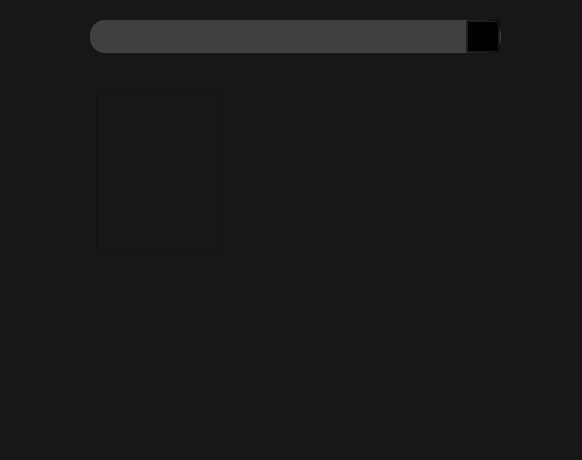
<?xml version="1.0" encoding="UTF-8"?>
<ui version="4.0">
 <class>MainWindow</class>
 <widget class="QMainWindow" name="MainWindow">
  <property name="geometry">
   <rect>
    <x>0</x>
    <y>0</y>
    <width>582</width>
    <height>460</height>
   </rect>
  </property>
  <property name="font">
   <font>
    <family>Arial</family>
    <pointsize>13</pointsize>
    <weight>75</weight>
    <bold>true</bold>
   </font>
  </property>
  <property name="windowTitle">
   <string>MainWindow</string>
  </property>
  <property name="styleSheet">
   <string notr="true">background: #171717</string>
  </property>
  <widget class="QWidget" name="centralwidget">
   <widget class="QLineEdit" name="lineEdit">
    <property name="geometry">
     <rect>
      <x>90</x>
      <y>20</y>
      <width>411</width>
      <height>33</height>
     </rect>
    </property>
    <property name="styleSheet">
     <string notr="true">border:none;
border-radius: 15px;
background: #404040;
padding: 36px;
font-size: 13px;
color: white;
</string>
    </property>
    <property name="maxLength">
     <number>30</number>
    </property>
   </widget>
   <widget class="QLabel" name="label">
    <property name="geometry">
     <rect>
      <x>100</x>
      <y>26</y>
      <width>21</width>
      <height>20</height>
     </rect>
    </property>
    <property name="styleSheet">
     <string notr="true">background: transparent</string>
    </property>
    <property name="text">
     <string/>
    </property>
    <property name="pixmap">
     <pixmap>2.png</pixmap>
    </property>
    <property name="scaledContents">
     <bool>true</bool>
    </property>
   </widget>
   <widget class="QPushButton" name="pushButton">
    <property name="geometry">
     <rect>
      <x>466</x>
      <y>20</y>
      <width>34</width>
      <height>33</height>
     </rect>
    </property>
    <property name="cursor">
     <cursorShape>PointingHandCursor</cursorShape>
    </property>
    <property name="styleSheet">
     <string notr="true">background: transparent</string>
    </property>
    <property name="text">
     <string/>
    </property>
    <property name="icon">
     <iconset>
      <normaloff>x.png</normaloff>x.png</iconset>
    </property>
    <property name="iconSize">
     <size>
      <width>34</width>
      <height>33</height>
     </size>
    </property>
   </widget>
   <widget class="QWidget" name="gridLayoutWidget">
    <property name="geometry">
     <rect>
      <x>96</x>
      <y>91</y>
      <width>391</width>
      <height>161</height>
     </rect>
    </property>
    <layout class="QGridLayout" name="gridLayout">
     <item row="0" column="0" rowspan="3">
      <widget class="QFrame" name="image">
       <property name="frameShape">
        <enum>QFrame::StyledPanel</enum>
       </property>
       <property name="frameShadow">
        <enum>QFrame::Raised</enum>
       </property>
      </widget>
     </item>
     <item row="0" column="1" colspan="2">
      <widget class="QLabel" name="titulo">
       <property name="text">
        <string/>
       </property>
      </widget>
     </item>
     <item row="1" column="1" colspan="2">
      <widget class="QLabel" name="descricao">
       <property name="text">
        <string/>
       </property>
      </widget>
     </item>
    </layout>
   </widget>
  </widget>
 </widget>
 <resources/>
 <connections/>
</ui>
